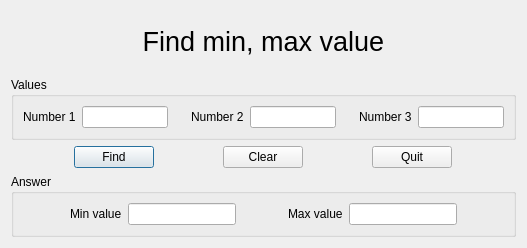
<?xml version="1.0" encoding="UTF-8"?>
<ui version="4.0">
 <class>min_max</class>
 <widget class="QDialog" name="min_max">
  <property name="geometry">
   <rect>
    <x>0</x>
    <y>0</y>
    <width>527</width>
    <height>248</height>
   </rect>
  </property>
  <property name="sizePolicy">
   <sizepolicy hsizetype="Fixed" vsizetype="Fixed">
    <horstretch>0</horstretch>
    <verstretch>0</verstretch>
   </sizepolicy>
  </property>
  <property name="windowTitle">
   <string>Min Max</string>
  </property>
  <layout class="QVBoxLayout" name="verticalLayout">
   <item>
    <widget class="QLabel" name="lbl_tittle">
     <property name="font">
      <font>
       <pointsize>20</pointsize>
      </font>
     </property>
     <property name="text">
      <string>Find min, max value</string>
     </property>
     <property name="alignment">
      <set>Qt::AlignCenter</set>
     </property>
    </widget>
   </item>
   <item>
    <widget class="QGroupBox" name="gbox_input">
     <property name="title">
      <string>Values</string>
     </property>
     <layout class="QHBoxLayout" name="horizontalLayout_7">
      <property name="spacing">
       <number>6</number>
      </property>
      <item>
       <layout class="QHBoxLayout" name="horizontalLayout_4">
        <item>
         <widget class="QLabel" name="lbl_num1">
          <property name="text">
           <string>Number 1</string>
          </property>
         </widget>
        </item>
        <item>
         <widget class="QLineEdit" name="le_num1"/>
        </item>
       </layout>
      </item>
      <item>
       <spacer name="horizontalSpacer">
        <property name="orientation">
         <enum>Qt::Horizontal</enum>
        </property>
        <property name="sizeHint" stdset="0">
         <size>
          <width>40</width>
          <height>20</height>
         </size>
        </property>
       </spacer>
      </item>
      <item>
       <layout class="QHBoxLayout" name="horizontalLayout_5">
        <item>
         <widget class="QLabel" name="lbl_num2">
          <property name="text">
           <string>Number 2</string>
          </property>
         </widget>
        </item>
        <item>
         <widget class="QLineEdit" name="le_num2"/>
        </item>
       </layout>
      </item>
      <item>
       <spacer name="horizontalSpacer_2">
        <property name="orientation">
         <enum>Qt::Horizontal</enum>
        </property>
        <property name="sizeHint" stdset="0">
         <size>
          <width>40</width>
          <height>20</height>
         </size>
        </property>
       </spacer>
      </item>
      <item>
       <layout class="QHBoxLayout" name="horizontalLayout_6">
        <item>
         <widget class="QLabel" name="lbl_num3">
          <property name="text">
           <string>Number 3</string>
          </property>
         </widget>
        </item>
        <item>
         <widget class="QLineEdit" name="le_num3"/>
        </item>
       </layout>
      </item>
     </layout>
    </widget>
   </item>
   <item>
    <layout class="QHBoxLayout" name="horizontalLayout_3">
     <item>
      <widget class="QPushButton" name="btn_find">
       <property name="sizePolicy">
        <sizepolicy hsizetype="Fixed" vsizetype="Fixed">
         <horstretch>0</horstretch>
         <verstretch>0</verstretch>
        </sizepolicy>
       </property>
       <property name="text">
        <string>Find</string>
       </property>
      </widget>
     </item>
     <item>
      <widget class="QPushButton" name="btn_clear">
       <property name="sizePolicy">
        <sizepolicy hsizetype="Fixed" vsizetype="Fixed">
         <horstretch>0</horstretch>
         <verstretch>0</verstretch>
        </sizepolicy>
       </property>
       <property name="text">
        <string>Clear</string>
       </property>
      </widget>
     </item>
     <item>
      <widget class="QPushButton" name="btn_quit">
       <property name="sizePolicy">
        <sizepolicy hsizetype="Fixed" vsizetype="Fixed">
         <horstretch>0</horstretch>
         <verstretch>0</verstretch>
        </sizepolicy>
       </property>
       <property name="text">
        <string>Quit</string>
       </property>
      </widget>
     </item>
    </layout>
   </item>
   <item>
    <widget class="QGroupBox" name="gbox_answer">
     <property name="title">
      <string>Answer</string>
     </property>
     <layout class="QHBoxLayout" name="horizontalLayout">
      <property name="spacing">
       <number>6</number>
      </property>
      <item>
       <spacer name="horizontalSpacer_4">
        <property name="orientation">
         <enum>Qt::Horizontal</enum>
        </property>
        <property name="sizeHint" stdset="0">
         <size>
          <width>40</width>
          <height>20</height>
         </size>
        </property>
       </spacer>
      </item>
      <item>
       <layout class="QHBoxLayout" name="horizontalLayout_8">
        <item>
         <widget class="QLabel" name="lbl_min">
          <property name="text">
           <string>Min value</string>
          </property>
         </widget>
        </item>
        <item>
         <widget class="QLineEdit" name="le_min">
          <property name="readOnly">
           <bool>true</bool>
          </property>
         </widget>
        </item>
       </layout>
      </item>
      <item>
       <spacer name="horizontalSpacer_3">
        <property name="orientation">
         <enum>Qt::Horizontal</enum>
        </property>
        <property name="sizeHint" stdset="0">
         <size>
          <width>40</width>
          <height>20</height>
         </size>
        </property>
       </spacer>
      </item>
      <item>
       <layout class="QHBoxLayout" name="horizontalLayout_9">
        <item>
         <widget class="QLabel" name="lbl_max">
          <property name="text">
           <string>Max value</string>
          </property>
         </widget>
        </item>
        <item>
         <widget class="QLineEdit" name="le_max">
          <property name="readOnly">
           <bool>true</bool>
          </property>
         </widget>
        </item>
       </layout>
      </item>
      <item>
       <spacer name="horizontalSpacer_5">
        <property name="orientation">
         <enum>Qt::Horizontal</enum>
        </property>
        <property name="sizeHint" stdset="0">
         <size>
          <width>40</width>
          <height>20</height>
         </size>
        </property>
       </spacer>
      </item>
     </layout>
    </widget>
   </item>
  </layout>
 </widget>
 <resources/>
 <connections/>
</ui>
